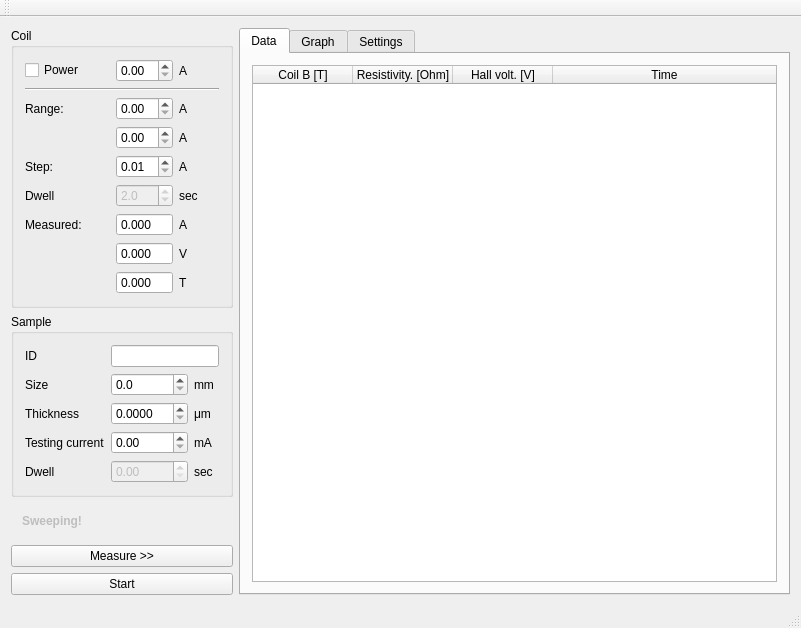
<?xml version="1.0" encoding="UTF-8"?>
<ui version="4.0">
 <class>MainWindow</class>
 <widget class="QMainWindow" name="MainWindow">
  <property name="geometry">
   <rect>
    <x>0</x>
    <y>0</y>
    <width>801</width>
    <height>615</height>
   </rect>
  </property>
  <property name="windowTitle">
   <string>MainWindow</string>
  </property>
  <widget class="QWidget" name="centralWidget">
   <layout class="QGridLayout" name="gridLayout_2">
    <item row="0" column="0">
     <layout class="QHBoxLayout" name="horizontalLayout">
      <item>
       <layout class="QVBoxLayout" name="verticalLayout">
        <item>
         <widget class="QGroupBox" name="coilGroupBox">
          <property name="title">
           <string>Coil</string>
          </property>
          <layout class="QGridLayout" name="gridLayout">
           <item row="0" column="0" colspan="2">
            <widget class="QCheckBox" name="coilPowerCheckBox">
             <property name="toolTip">
              <string>Power on coil and set up current at wanted walue.</string>
             </property>
             <property name="text">
              <string>Power</string>
             </property>
            </widget>
           </item>
           <item row="0" column="3">
            <widget class="QLabel" name="label">
             <property name="text">
              <string>A</string>
             </property>
            </widget>
           </item>
           <item row="0" column="2">
            <widget class="QDoubleSpinBox" name="coilCurrDoubleSpinBox">
             <property name="toolTip">
              <string>Wanted value of current passing trought coil.</string>
             </property>
             <property name="decimals">
              <number>2</number>
             </property>
             <property name="singleStep">
              <double>0.010000000000000</double>
             </property>
            </widget>
           </item>
           <item row="6" column="0" colspan="2">
            <widget class="QLabel" name="label_6">
             <property name="text">
              <string>Measured:</string>
             </property>
            </widget>
           </item>
           <item row="6" column="2">
            <widget class="QDoubleSpinBox" name="coilCurrMeasDoubleSpinBox">
             <property name="toolTip">
              <string>Measured value of current passing trought coil.</string>
             </property>
             <property name="readOnly">
              <bool>true</bool>
             </property>
             <property name="buttonSymbols">
              <enum>QAbstractSpinBox::NoButtons</enum>
             </property>
             <property name="decimals">
              <number>3</number>
             </property>
            </widget>
           </item>
           <item row="6" column="3">
            <widget class="QLabel" name="label_8">
             <property name="text">
              <string>A</string>
             </property>
            </widget>
           </item>
           <item row="7" column="2">
            <widget class="QDoubleSpinBox" name="coilVoltMeasDoubleSpinBox">
             <property name="toolTip">
              <string>Measured value of voltage at coil.</string>
             </property>
             <property name="readOnly">
              <bool>true</bool>
             </property>
             <property name="buttonSymbols">
              <enum>QAbstractSpinBox::NoButtons</enum>
             </property>
             <property name="decimals">
              <number>3</number>
             </property>
            </widget>
           </item>
           <item row="7" column="3">
            <widget class="QLabel" name="label_2">
             <property name="text">
              <string>V</string>
             </property>
            </widget>
           </item>
           <item row="4" column="0" colspan="2">
            <widget class="QLabel" name="label_11">
             <property name="text">
              <string>Step:</string>
             </property>
            </widget>
           </item>
           <item row="4" column="2">
            <widget class="QDoubleSpinBox" name="coilCurrStepDoubleSpinBox">
             <property name="toolTip">
              <string>Step for current value for automated measurement.</string>
             </property>
             <property name="minimum">
              <double>0.010000000000000</double>
             </property>
             <property name="singleStep">
              <double>0.010000000000000</double>
             </property>
            </widget>
           </item>
           <item row="4" column="3">
            <widget class="QLabel" name="label_12">
             <property name="text">
              <string>A</string>
             </property>
            </widget>
           </item>
           <item row="5" column="0" colspan="2">
            <widget class="QLabel" name="label_4">
             <property name="text">
              <string>Dwell</string>
             </property>
            </widget>
           </item>
           <item row="5" column="2">
            <widget class="QDoubleSpinBox" name="coilDwellDoubleSpinBox">
             <property name="enabled">
              <bool>false</bool>
             </property>
             <property name="toolTip">
              <string>Dwell betwen coil current change and begin of new measurement.</string>
             </property>
             <property name="decimals">
              <number>1</number>
             </property>
             <property name="value">
              <double>2.000000000000000</double>
             </property>
            </widget>
           </item>
           <item row="5" column="3">
            <widget class="QLabel" name="label_9">
             <property name="text">
              <string>sec</string>
             </property>
            </widget>
           </item>
           <item row="8" column="3">
            <widget class="QLabel" name="label_13">
             <property name="text">
              <string>T</string>
             </property>
            </widget>
           </item>
           <item row="8" column="2">
            <widget class="QDoubleSpinBox" name="coilBDoubleSpinBox">
             <property name="readOnly">
              <bool>true</bool>
             </property>
             <property name="buttonSymbols">
              <enum>QAbstractSpinBox::NoButtons</enum>
             </property>
             <property name="specialValueText">
              <string>N/A</string>
             </property>
             <property name="decimals">
              <number>3</number>
             </property>
             <property name="minimum">
              <double>-9.000000000000000</double>
             </property>
             <property name="maximum">
              <double>9.990000000000000</double>
             </property>
            </widget>
           </item>
           <item row="2" column="0">
            <widget class="QLabel" name="label_10">
             <property name="text">
              <string>Range:</string>
             </property>
            </widget>
           </item>
           <item row="2" column="2">
            <widget class="QDoubleSpinBox" name="coilCurrMinDoubleSpinBox">
             <property name="singleStep">
              <double>0.100000000000000</double>
             </property>
            </widget>
           </item>
           <item row="3" column="2">
            <widget class="QDoubleSpinBox" name="coilCurrMaxDoubleSpinBox">
             <property name="singleStep">
              <double>0.100000000000000</double>
             </property>
            </widget>
           </item>
           <item row="2" column="3">
            <widget class="QLabel" name="label_21">
             <property name="text">
              <string>A</string>
             </property>
            </widget>
           </item>
           <item row="3" column="3">
            <widget class="QLabel" name="label_22">
             <property name="text">
              <string>A</string>
             </property>
            </widget>
           </item>
           <item row="1" column="0" colspan="4">
            <widget class="Line" name="line">
             <property name="orientation">
              <enum>Qt::Horizontal</enum>
             </property>
            </widget>
           </item>
          </layout>
         </widget>
        </item>
        <item>
         <widget class="QGroupBox" name="sampleGroupBox">
          <property name="title">
           <string>Sample</string>
          </property>
          <layout class="QGridLayout" name="gridLayout_3">
           <item row="3" column="1">
            <widget class="QDoubleSpinBox" name="sampleThicknessDoubleSpinBox">
             <property name="decimals">
              <number>4</number>
             </property>
             <property name="maximum">
              <double>999.990000000000009</double>
             </property>
            </widget>
           </item>
           <item row="5" column="1">
            <widget class="QDoubleSpinBox" name="sampleDwellDoubleSpinBox">
             <property name="enabled">
              <bool>false</bool>
             </property>
             <property name="toolTip">
              <string>Dwell betwen set current and measurement.</string>
             </property>
             <property name="decimals">
              <number>2</number>
             </property>
             <property name="maximum">
              <double>9.990000000000000</double>
             </property>
            </widget>
           </item>
           <item row="5" column="0">
            <widget class="QLabel" name="label_5">
             <property name="text">
              <string>Dwell</string>
             </property>
            </widget>
           </item>
           <item row="5" column="2">
            <widget class="QLabel" name="label_7">
             <property name="text">
              <string>sec</string>
             </property>
            </widget>
           </item>
           <item row="3" column="2">
            <widget class="QLabel" name="label_19">
             <property name="text">
              <string>μm</string>
             </property>
            </widget>
           </item>
           <item row="3" column="0">
            <widget class="QLabel" name="label_20">
             <property name="text">
              <string>Thickness</string>
             </property>
            </widget>
           </item>
           <item row="0" column="0">
            <widget class="QLabel" name="label_24">
             <property name="text">
              <string>ID</string>
             </property>
            </widget>
           </item>
           <item row="1" column="0">
            <widget class="QLabel" name="label_25">
             <property name="text">
              <string>Size</string>
             </property>
            </widget>
           </item>
           <item row="0" column="1" colspan="2">
            <widget class="QLineEdit" name="sampleIdLineEdit"/>
           </item>
           <item row="1" column="1">
            <widget class="QDoubleSpinBox" name="sampleSizeDoubleSpinBox">
             <property name="decimals">
              <number>1</number>
             </property>
             <property name="maximum">
              <double>40.000000000000000</double>
             </property>
            </widget>
           </item>
           <item row="1" column="2">
            <widget class="QLabel" name="label_26">
             <property name="text">
              <string>mm</string>
             </property>
            </widget>
           </item>
           <item row="4" column="0">
            <widget class="QLabel" name="label_23">
             <property name="text">
              <string>Testing current</string>
             </property>
            </widget>
           </item>
           <item row="4" column="1">
            <widget class="QDoubleSpinBox" name="sampleCurrDoubleSpinBox">
             <property name="decimals">
              <number>2</number>
             </property>
             <property name="maximum">
              <double>100.000000000000000</double>
             </property>
             <property name="singleStep">
              <double>0.100000000000000</double>
             </property>
            </widget>
           </item>
           <item row="4" column="2">
            <widget class="QLabel" name="label_3">
             <property name="text">
              <string>mA</string>
             </property>
            </widget>
           </item>
          </layout>
         </widget>
        </item>
        <item>
         <widget class="QWidget" name="sweepingWidget" native="true">
          <property name="enabled">
           <bool>false</bool>
          </property>
          <layout class="QGridLayout" name="gridLayout_4">
           <item row="1" column="0">
            <widget class="QLabel" name="sweepingLabel">
             <property name="font">
              <font>
               <weight>75</weight>
               <bold>true</bold>
              </font>
             </property>
             <property name="text">
              <string>Sweeping!</string>
             </property>
            </widget>
           </item>
           <item row="0" column="0">
            <spacer name="verticalSpacer">
             <property name="orientation">
              <enum>Qt::Vertical</enum>
             </property>
             <property name="sizeHint" stdset="0">
              <size>
               <width>20</width>
               <height>40</height>
              </size>
             </property>
            </spacer>
           </item>
          </layout>
         </widget>
        </item>
        <item>
         <widget class="QPushButton" name="measurePushButton">
          <property name="toolTip">
           <string>Take snapshot of current measured values.</string>
          </property>
          <property name="text">
           <string>Measure &gt;&gt;</string>
          </property>
         </widget>
        </item>
        <item>
         <widget class="QPushButton" name="startPushButton">
          <property name="toolTip">
           <string>Start fully automatized measurement.</string>
          </property>
          <property name="text">
           <string>Start</string>
          </property>
         </widget>
        </item>
       </layout>
      </item>
      <item>
       <widget class="QTabWidget" name="tabWidget">
        <property name="currentIndex">
         <number>0</number>
        </property>
        <widget class="QWidget" name="tab">
         <attribute name="title">
          <string>Data</string>
         </attribute>
         <layout class="QGridLayout" name="gridLayout_5">
          <item row="0" column="0">
           <widget class="QTableWidget" name="dataTableWidget">
            <attribute name="horizontalHeaderStretchLastSection">
             <bool>true</bool>
            </attribute>
            <column>
             <property name="text">
              <string>Coil B [T]</string>
             </property>
            </column>
            <column>
             <property name="text">
              <string>Resistivity. [Ohm]</string>
             </property>
            </column>
            <column>
             <property name="text">
              <string>Hall volt. [V]</string>
             </property>
            </column>
            <column>
             <property name="text">
              <string>Time</string>
             </property>
            </column>
           </widget>
          </item>
         </layout>
        </widget>
        <widget class="QWidget" name="tab_2">
         <attribute name="title">
          <string>Graph</string>
         </attribute>
         <layout class="QGridLayout" name="gridLayout_6">
          <item row="0" column="0">
           <widget class="QwtPlot" name="qwtPlot"/>
          </item>
         </layout>
        </widget>
        <widget class="QWidget" name="tab_3">
         <attribute name="title">
          <string>Settings</string>
         </attribute>
         <layout class="QGridLayout" name="gridLayout_7">
          <item row="0" column="0">
           <widget class="QLabel" name="label_14">
            <property name="text">
             <string>&lt;!DOCTYPE HTML PUBLIC &quot;-//W3C//DTD HTML 4.0//EN&quot; &quot;http://www.w3.org/TR/REC-html40/strict.dtd&quot;&gt;
&lt;html&gt;&lt;head&gt;&lt;meta name=&quot;qrichtext&quot; content=&quot;1&quot; /&gt;&lt;style type=&quot;text/css&quot;&gt;
p, li { white-space: pre-wrap; }
&lt;/style&gt;&lt;/head&gt;&lt;body style=&quot; font-family:'Sans Serif'; font-size:9pt; font-weight:400; font-style:normal;&quot;&gt;
&lt;p style=&quot; margin-top:0px; margin-bottom:0px; margin-left:0px; margin-right:0px; -qt-block-indent:0; text-indent:0px;&quot;&gt;&lt;span style=&quot; font-size:10pt;&quot;&gt;B = B&lt;/span&gt;&lt;span style=&quot; font-size:10pt; vertical-align:sub;&quot;&gt;1&lt;/span&gt;&lt;span style=&quot; font-size:10pt;&quot;&gt;+sqrt(B&lt;/span&gt;&lt;span style=&quot; font-size:10pt; vertical-align:sub;&quot;&gt;2&lt;/span&gt;&lt;span style=&quot; font-size:10pt;&quot;&gt;+B&lt;/span&gt;&lt;span style=&quot; font-size:10pt; vertical-align:sub;&quot;&gt;3&lt;/span&gt;&lt;span style=&quot; font-size:10pt;&quot;&gt;*U&lt;/span&gt;&lt;span style=&quot; font-size:10pt; vertical-align:sub;&quot;&gt;h&lt;/span&gt;&lt;span style=&quot; font-size:10pt;&quot;&gt;/I&lt;/span&gt;&lt;span style=&quot; font-size:10pt; vertical-align:sub;&quot;&gt;h&lt;/span&gt;&lt;span style=&quot; font-size:10pt;&quot;&gt;)&lt;/span&gt;&lt;/p&gt;&lt;/body&gt;&lt;/html&gt;</string>
            </property>
           </widget>
          </item>
          <item row="1" column="0">
           <widget class="QLabel" name="label_15">
            <property name="text">
             <string>Hall probe ID</string>
            </property>
           </widget>
          </item>
          <item row="1" column="2">
           <widget class="QLabel" name="label_16">
            <property name="text">
             <string>&lt;!DOCTYPE HTML PUBLIC &quot;-//W3C//DTD HTML 4.0//EN&quot; &quot;http://www.w3.org/TR/REC-html40/strict.dtd&quot;&gt;
&lt;html&gt;&lt;head&gt;&lt;meta name=&quot;qrichtext&quot; content=&quot;1&quot; /&gt;&lt;style type=&quot;text/css&quot;&gt;
p, li { white-space: pre-wrap; }
&lt;/style&gt;&lt;/head&gt;&lt;body style=&quot; font-family:'Sans Serif'; font-size:10pt; font-weight:400; font-style:normal;&quot;&gt;
&lt;p style=&quot; margin-top:0px; margin-bottom:0px; margin-left:0px; margin-right:0px; -qt-block-indent:0; text-indent:0px;&quot;&gt;B&lt;span style=&quot; vertical-align:sub;&quot;&gt;1&lt;/span&gt;&lt;/p&gt;&lt;/body&gt;&lt;/html&gt;</string>
            </property>
           </widget>
          </item>
          <item row="1" column="3">
           <widget class="QLabel" name="label_17">
            <property name="text">
             <string>&lt;!DOCTYPE HTML PUBLIC &quot;-//W3C//DTD HTML 4.0//EN&quot; &quot;http://www.w3.org/TR/REC-html40/strict.dtd&quot;&gt;
&lt;html&gt;&lt;head&gt;&lt;meta name=&quot;qrichtext&quot; content=&quot;1&quot; /&gt;&lt;style type=&quot;text/css&quot;&gt;
p, li { white-space: pre-wrap; }
&lt;/style&gt;&lt;/head&gt;&lt;body style=&quot; font-family:'Sans Serif'; font-size:10pt; font-weight:400; font-style:normal;&quot;&gt;
&lt;p style=&quot; margin-top:0px; margin-bottom:0px; margin-left:0px; margin-right:0px; -qt-block-indent:0; text-indent:0px;&quot;&gt;B&lt;span style=&quot; vertical-align:sub;&quot;&gt;2&lt;/span&gt;&lt;/p&gt;&lt;/body&gt;&lt;/html&gt;</string>
            </property>
           </widget>
          </item>
          <item row="1" column="4">
           <widget class="QLabel" name="label_18">
            <property name="text">
             <string>&lt;!DOCTYPE HTML PUBLIC &quot;-//W3C//DTD HTML 4.0//EN&quot; &quot;http://www.w3.org/TR/REC-html40/strict.dtd&quot;&gt;
&lt;html&gt;&lt;head&gt;&lt;meta name=&quot;qrichtext&quot; content=&quot;1&quot; /&gt;&lt;style type=&quot;text/css&quot;&gt;
p, li { white-space: pre-wrap; }
&lt;/style&gt;&lt;/head&gt;&lt;body style=&quot; font-family:'Sans Serif'; font-size:10pt; font-weight:400; font-style:normal;&quot;&gt;
&lt;p style=&quot; margin-top:0px; margin-bottom:0px; margin-left:0px; margin-right:0px; -qt-block-indent:0; text-indent:0px;&quot;&gt;B&lt;span style=&quot; vertical-align:sub;&quot;&gt;3&lt;/span&gt;&lt;/p&gt;&lt;/body&gt;&lt;/html&gt;</string>
            </property>
           </widget>
          </item>
          <item row="2" column="0">
           <widget class="QComboBox" name="hallProbeNameComboBox">
            <property name="editable">
             <bool>true</bool>
            </property>
            <property name="minimumContentsLength">
             <number>16</number>
            </property>
           </widget>
          </item>
          <item row="2" column="2">
           <widget class="QDoubleSpinBox" name="hallB1DoubleSpinBox">
            <property name="decimals">
             <number>4</number>
            </property>
            <property name="minimum">
             <double>-9999.999900000000707</double>
            </property>
            <property name="maximum">
             <double>9999.999900000000707</double>
            </property>
           </widget>
          </item>
          <item row="2" column="3">
           <widget class="QDoubleSpinBox" name="hallB2DoubleSpinBox">
            <property name="decimals">
             <number>4</number>
            </property>
            <property name="minimum">
             <double>-9999.999900000000707</double>
            </property>
            <property name="maximum">
             <double>9999.999900000000707</double>
            </property>
           </widget>
          </item>
          <item row="2" column="4">
           <widget class="QDoubleSpinBox" name="hallB3DoubleSpinBox">
            <property name="decimals">
             <number>4</number>
            </property>
            <property name="minimum">
             <double>-9999.999900000000707</double>
            </property>
            <property name="maximum">
             <double>9999.999900000000707</double>
            </property>
           </widget>
          </item>
          <item row="3" column="2">
           <spacer name="verticalSpacer_2">
            <property name="orientation">
             <enum>Qt::Vertical</enum>
            </property>
            <property name="sizeHint" stdset="0">
             <size>
              <width>20</width>
              <height>40</height>
             </size>
            </property>
           </spacer>
          </item>
          <item row="2" column="1">
           <widget class="QToolButton" name="hallProbeAddToolButton">
            <property name="text">
             <string>&lt;-</string>
            </property>
           </widget>
          </item>
         </layout>
        </widget>
       </widget>
      </item>
     </layout>
    </item>
   </layout>
  </widget>
  <widget class="QToolBar" name="mainToolBar">
   <attribute name="toolBarArea">
    <enum>TopToolBarArea</enum>
   </attribute>
   <attribute name="toolBarBreak">
    <bool>false</bool>
   </attribute>
  </widget>
  <widget class="QStatusBar" name="statusBar"/>
 </widget>
 <layoutdefault spacing="6" margin="11"/>
 <customwidgets>
  <customwidget>
   <class>QwtPlot</class>
   <extends>QFrame</extends>
   <header>qwt_plot.h</header>
  </customwidget>
 </customwidgets>
 <resources/>
 <connections/>
</ui>
